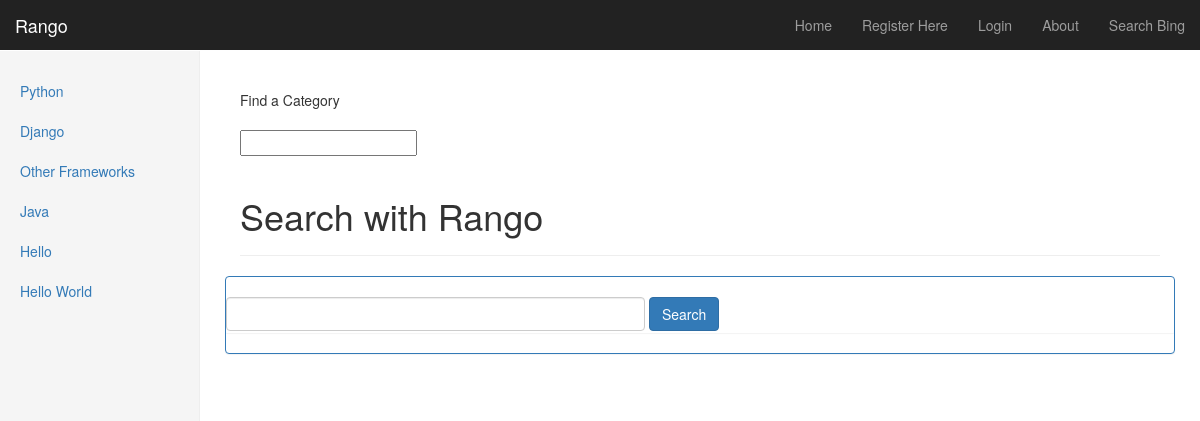
Page /rango/search/ on the committed database.
### rango/models.py (models this page shows, shortened)
class Category(models.Model):
	name = models.CharField(max_length=128, unique=True)
	views = models.IntegerField(default=0)
	likes = models.IntegerField(default=0)
	slug = models.SlugField(unique=True)
	class Meta:
		verbose_name_plural = "Categories"

### rango/views.py (the view)
def search(request):
	result_list = []
	if request.method == 'POST':
		q = request.POST['query'].strip()
		if q:
			result_list = run_query(q)
	return render(request, 'rango/search.html', {'result_list': result_list})

### rango/templatetags/rango_extras.py (called while the page is built)
@register.inclusion_tag('rango/cats.html')
def get_category_list(cat=None):
	return {'cats': Category.objects.all(), 'act_cat': cat}

### templates/rango/search.html (shortened to what this page needs)
{% extends "base.html" %}
{% load staticfiles %}
{% block body_block %}
<div class="page-header">
	<h1>Search with Rango</h1>
</div>
<div class="row">
	<div class="panel panel-primary">
	<br/>
		<form class="form-inline" id="user_form" method="post" action="{% url 'search' %}">
			<input class="form-control" type="text" size="50" name="query" value="" id="query" />
			<input class="btn btn-primary" type="submit" name="submit" value="Search" />
			<br />
		</form>
		<div class="panel">
			</div>
		</div>
	</div>
</div>
{% endblock %}

### templates/rango/cats.html
{% if cats %}
    <ul class="nav nav-sidebar">
    {% for c in cats %}
        <li {% if c == act_cat %} class="active" {% endif %}>
        	<a href="{% url 'category'  c.slug %}">{{ c.name }}</a>
        </li>
    {% endfor %}
{% else %}
    <li> <strong >There are no category present.</strong></li>
    </ul>
{% endif %}

### rows in the picture
Category: name "Python"
Category: name "Django"
Category: name "Other Frameworks"
Category: name "Java"
Category: name "Hello"
Category: name "Hello World"
